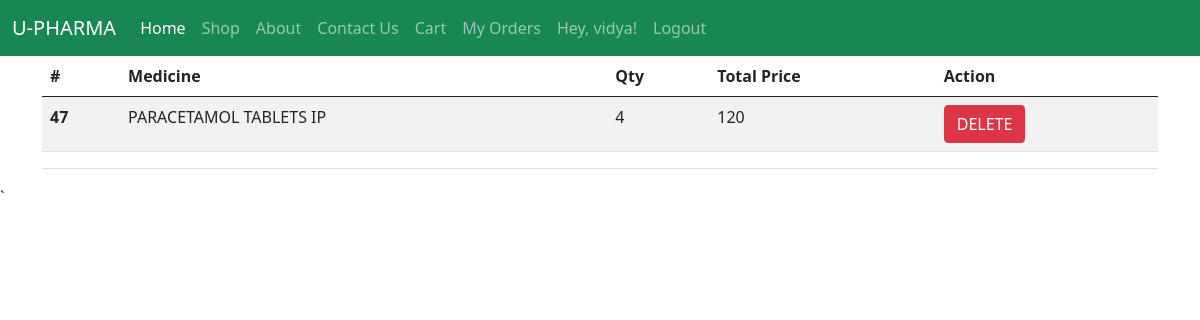
Screenshot of /cart (signed in) with the database file from the repository.
### tables this page shows
CREATE TABLE "users" (
	"id"	INTEGER,
	"username"	TEXT,
	"password"	TEXT,
	"address"	TEXT,
	"phone"	TEXT,
	"email"	TEXT,
	PRIMARY KEY("id" AUTOINCREMENT)
);

CREATE TABLE "products" (
	"id"	INTEGER,
	"name"	TEXT NOT NULL,
	"price"	TEXT,
	"details"	TEXT,
	"image"	TEXT,
	"tags"	TEXT,
	"category"	TEXT,
	"stocks"	INTEGER DEFAULT 50,
	PRIMARY KEY("id" AUTOINCREMENT)
);

CREATE TABLE "carts" (
	"id"	INTEGER,
	"pid"	INTEGER,
	"qty"	INTEGER,
	"uid"	INTEGER,
	PRIMARY KEY("id" AUTOINCREMENT)
);

### main.py (the view)
@app.get("/cart", response_class=HTMLResponse)
def cart(request: Request):
    if not request.session.get('isLogin'):
        return RedirectResponse('/login', status_code=status.HTTP_302_FOUND)
    uid = request.session.get('uid')
    con = sqlite3.connect(DATABASE_NAME)
    con.row_factory = sqlite3.Row
    cur = con.cursor()
    cur.execute("SELECT *,c.id as cid from USERS u,carts c, products p where u.id=c.uid and c.pid=p.id and c.uid =?", [uid])
    items = cur.fetchall()
    total = sum(map(lambda item: int(item['qty']) * int(item['price']), items))
    con.close
    return templates.TemplateResponse("/cart.html", {"request": request, "items": items, "total" :total})

### templates/cart.html (shortened to what this page needs)
{% extends "base.html" %}
{% block content  %}
<div class="container">
    {% if items|length > 0 %}
    <table class="table table-striped">
        <thead>
        <tr>
            <th scope="col">#</th>
            <th scope="col">Medicine</th>
            <th scope="col">Qty</th>
            <th scope="col">Total Price</th>
            <th scope="col">Action</th>
        </tr>
        </thead>
        <tbody>
        {% for item in items %}
        <tr>
            <th scope="row">{{item.cid}}</th>
            <td>{{item.name}}</td>
            <td>{{item.qty}}</td>
            <td>{{ item.qty | int * item.price | int}}</td>
            <td><a href="/deletecart/{{item.cid}}" class="btn btn-danger">DELETE</a></td>
        </tr>
        {% endfor %}
         <tr>
            <th scope="row"></th>
            <td></td>
            <td></td>
            <td></td>
            <td><form><script src="https://checkout.razorpay.com/v1/payment-button.js" data-payment_button_id="pl_J0ZBr184x8LmBP" data-prefill.amount.cash={{total}} > </script> </form></td>
        </tr>
        </tbody>
    </table>
    {% else %}
    <h5 class="text-center">No Items in Cart</h5>
    {% endif %}
</div>
{% endblock %}

### templates/base.html (shortened to what this page needs)
<!doctype html>
<html lang="en">
<head>
    <link href="{{ url_for('static', path='/css/bootstrap.css') }}" rel="stylesheet" />
</head>
<body>
<nav class="navbar navbar-expand-lg navbar-dark bg-success">
    <div class="container-fluid">
        <a class="navbar-brand" href="/">U-PHARMA</a>
        <div class="collapse navbar-collapse" id="navbarNav">
            <ul class="navbar-nav">
                <li class="nav-item">
                    <a class="nav-link active" aria-current="page" href="/">Home</a>
                </li>
                <li class="nav-item">
                    <a class="nav-link" href="/shop">Shop</a>
                </li>
                <li class="nav-item">
                    <a class="nav-link" href="/about">About</a>
                </li>
                <li class="nav-item">
                    <a class="nav-link" href="/contact">Contact Us</a>
                </li>
                {% if request.session.get('isLogin') %}
                 <li class="nav-item">
                    <a class="nav-link" href="/cart">Cart</a>
                </li>
                <li class="nav-item">
                    <a class="nav-link" href="/orders">My Orders</a>
                </li>
                <li class="nav-item">
                    <a class="nav-link" href="#">Hey, {{request.session.get('username')}}!</a>
                </li>
                <li class="nav-item">
                    <a class="nav-link" href="/logout">Logout</a>
                </li>
                {% endif %}
            </ul>
        </div>
    </div>
</nav>
<main id="content">{% block content %}{% endblock %}</main>
</body>
</html>`

### rows the page displays
users: session.get "vidya"
products: cid "47", name "PARACETAMOL TABLETS IP", qty "4", item.qty|int*item.price|int "120"
